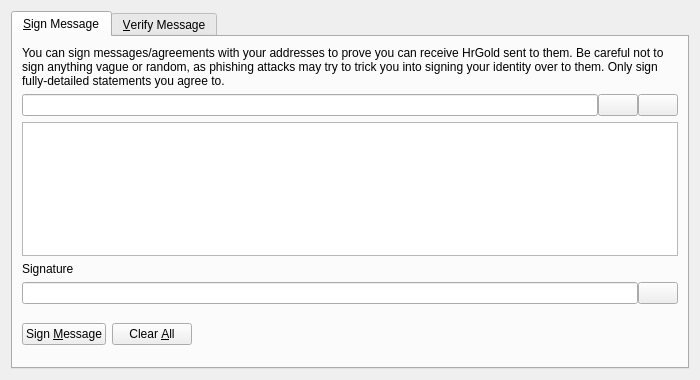
<?xml version="1.0" encoding="UTF-8"?>
<ui version="4.0">
 <class>SignVerifyMessageDialog</class>
 <widget class="QDialog" name="SignVerifyMessageDialog">
  <property name="geometry">
   <rect>
    <x>0</x>
    <y>0</y>
    <width>700</width>
    <height>380</height>
   </rect>
  </property>
  <property name="windowTitle">
   <string>Signatures - Sign / Verify a Message</string>
  </property>
  <property name="modal">
   <bool>true</bool>
  </property>
  <layout class="QVBoxLayout" name="verticalLayout">
   <item>
    <widget class="QTabWidget" name="tabWidget">
     <property name="currentIndex">
      <number>0</number>
     </property>
     <widget class="QWidget" name="tabSignMessage">
      <attribute name="title">
       <string>&amp;Sign Message</string>
      </attribute>
      <layout class="QVBoxLayout" name="verticalLayout_SM">
       <item>
        <widget class="QLabel" name="infoLabel_SM">
         <property name="text">
          <string>You can sign messages/agreements with your addresses to prove you can receive HrGold sent to them. Be careful not to sign anything vague or random, as phishing attacks may try to trick you into signing your identity over to them. Only sign fully-detailed statements you agree to.</string>
         </property>
         <property name="textFormat">
          <enum>Qt::PlainText</enum>
         </property>
         <property name="wordWrap">
          <bool>true</bool>
         </property>
        </widget>
       </item>
       <item>
        <layout class="QHBoxLayout" name="horizontalLayout_1_SM">
         <property name="spacing">
          <number>0</number>
         </property>
         <item>
          <widget class="QValidatedLineEdit" name="addressIn_SM">
           <property name="toolTip">
            <string>The HrGold address to sign the message with</string>
           </property>
          </widget>
         </item>
         <item>
          <widget class="QPushButton" name="addressBookButton_SM">
           <property name="toolTip">
            <string>Choose previously used address</string>
           </property>
           <property name="text">
            <string/>
           </property>
           <property name="shortcut">
            <string>Alt+A</string>
           </property>
           <property name="autoDefault">
            <bool>false</bool>
           </property>
          </widget>
         </item>
         <item>
          <widget class="QPushButton" name="pasteButton_SM">
           <property name="toolTip">
            <string>Paste address from clipboard</string>
           </property>
           <property name="text">
            <string/>
           </property>
           <property name="shortcut">
            <string>Alt+P</string>
           </property>
           <property name="autoDefault">
            <bool>false</bool>
           </property>
          </widget>
         </item>
        </layout>
       </item>
       <item>
        <widget class="QPlainTextEdit" name="messageIn_SM">
         <property name="toolTip">
          <string>Enter the message you want to sign here</string>
         </property>
        </widget>
       </item>
       <item>
        <widget class="QLabel" name="signatureLabel_SM">
         <property name="text">
          <string>Signature</string>
         </property>
         <property name="textFormat">
          <enum>Qt::PlainText</enum>
         </property>
        </widget>
       </item>
       <item>
        <layout class="QHBoxLayout" name="horizontalLayout_2_SM">
         <property name="spacing">
          <number>0</number>
         </property>
         <item>
          <widget class="QLineEdit" name="signatureOut_SM">
           <property name="font">
            <font>
             <italic>true</italic>
            </font>
           </property>
           <property name="readOnly">
            <bool>true</bool>
           </property>
          </widget>
         </item>
         <item>
          <widget class="QPushButton" name="copySignatureButton_SM">
           <property name="toolTip">
            <string>Copy the current signature to the system clipboard</string>
           </property>
           <property name="text">
            <string/>
           </property>
           <property name="autoDefault">
            <bool>false</bool>
           </property>
          </widget>
         </item>
        </layout>
       </item>
       <item>
        <layout class="QHBoxLayout" name="horizontalLayout_3_SM">
         <item>
          <widget class="QPushButton" name="signMessageButton_SM">
           <property name="toolTip">
            <string>Sign the message to prove you own this HrGold address</string>
           </property>
           <property name="text">
            <string>Sign &amp;Message</string>
           </property>
           <property name="autoDefault">
            <bool>false</bool>
           </property>
          </widget>
         </item>
         <item>
          <widget class="QPushButton" name="clearButton_SM">
           <property name="toolTip">
            <string>Reset all sign message fields</string>
           </property>
           <property name="text">
            <string>Clear &amp;All</string>
           </property>
           <property name="autoDefault">
            <bool>false</bool>
           </property>
          </widget>
         </item>
         <item>
          <spacer name="horizontalSpacer_1_SM">
           <property name="orientation">
            <enum>Qt::Horizontal</enum>
           </property>
           <property name="sizeHint" stdset="0">
            <size>
             <width>40</width>
             <height>48</height>
            </size>
           </property>
          </spacer>
         </item>
         <item>
          <widget class="QLabel" name="statusLabel_SM">
           <property name="font">
            <font>
             <weight>75</weight>
             <bold>true</bold>
            </font>
           </property>
           <property name="text">
            <string/>
           </property>
           <property name="wordWrap">
            <bool>true</bool>
           </property>
          </widget>
         </item>
         <item>
          <spacer name="horizontalSpacer_2_SM">
           <property name="orientation">
            <enum>Qt::Horizontal</enum>
           </property>
           <property name="sizeHint" stdset="0">
            <size>
             <width>40</width>
             <height>48</height>
            </size>
           </property>
          </spacer>
         </item>
        </layout>
       </item>
      </layout>
     </widget>
     <widget class="QWidget" name="tabVerifyMessage">
      <attribute name="title">
       <string>&amp;Verify Message</string>
      </attribute>
      <layout class="QVBoxLayout" name="verticalLayout_VM">
       <item>
        <widget class="QLabel" name="infoLabel_VM">
         <property name="text">
          <string>Enter the receiver's address, message (ensure you copy line breaks, spaces, tabs, etc. exactly) and signature below to verify the message. Be careful not to read more into the signature than what is in the signed message itself, to avoid being tricked by a man-in-the-middle attack. Note that this only proves the signing party receives with the address, it cannot prove sendership of any transaction!</string>
         </property>
         <property name="textFormat">
          <enum>Qt::PlainText</enum>
         </property>
         <property name="alignment">
          <set>Qt::AlignLeading|Qt::AlignLeft|Qt::AlignTop</set>
         </property>
         <property name="wordWrap">
          <bool>true</bool>
         </property>
        </widget>
       </item>
       <item>
        <layout class="QHBoxLayout" name="horizontalLayout_1_VM">
         <property name="spacing">
          <number>0</number>
         </property>
         <item>
          <widget class="QValidatedLineEdit" name="addressIn_VM">
           <property name="toolTip">
            <string>The HrGold address the message was signed with</string>
           </property>
          </widget>
         </item>
         <item>
          <widget class="QPushButton" name="addressBookButton_VM">
           <property name="toolTip">
            <string>Choose previously used address</string>
           </property>
           <property name="text">
            <string/>
           </property>
           <property name="shortcut">
            <string>Alt+A</string>
           </property>
           <property name="autoDefault">
            <bool>false</bool>
           </property>
          </widget>
         </item>
        </layout>
       </item>
       <item>
        <widget class="QPlainTextEdit" name="messageIn_VM"/>
       </item>
       <item>
        <widget class="QValidatedLineEdit" name="signatureIn_VM"/>
       </item>
       <item>
        <layout class="QHBoxLayout" name="horizontalLayout_2_VM">
         <item>
          <widget class="QPushButton" name="verifyMessageButton_VM">
           <property name="toolTip">
            <string>Verify the message to ensure it was signed with the specified HrGold address</string>
           </property>
           <property name="text">
            <string>Verify &amp;Message</string>
           </property>
           <property name="autoDefault">
            <bool>false</bool>
           </property>
          </widget>
         </item>
         <item>
          <widget class="QPushButton" name="clearButton_VM">
           <property name="toolTip">
            <string>Reset all verify message fields</string>
           </property>
           <property name="text">
            <string>Clear &amp;All</string>
           </property>
           <property name="autoDefault">
            <bool>false</bool>
           </property>
          </widget>
         </item>
         <item>
          <spacer name="horizontalSpacer_1_VM">
           <property name="orientation">
            <enum>Qt::Horizontal</enum>
           </property>
           <property name="sizeHint" stdset="0">
            <size>
             <width>40</width>
             <height>48</height>
            </size>
           </property>
          </spacer>
         </item>
         <item>
          <widget class="QLabel" name="statusLabel_VM">
           <property name="font">
            <font>
             <weight>75</weight>
             <bold>true</bold>
            </font>
           </property>
           <property name="text">
            <string/>
           </property>
           <property name="wordWrap">
            <bool>true</bool>
           </property>
          </widget>
         </item>
         <item>
          <spacer name="horizontalSpacer_2_VM">
           <property name="orientation">
            <enum>Qt::Horizontal</enum>
           </property>
           <property name="sizeHint" stdset="0">
            <size>
             <width>40</width>
             <height>48</height>
            </size>
           </property>
          </spacer>
         </item>
        </layout>
       </item>
      </layout>
     </widget>
    </widget>
   </item>
  </layout>
 </widget>
 <customwidgets>
  <customwidget>
   <class>QValidatedLineEdit</class>
   <extends>QLineEdit</extends>
   <header>qvalidatedlineedit.h</header>
  </customwidget>
 </customwidgets>
 <resources>
  <include location="../hrgold.qrc"/>
 </resources>
 <connections/>
</ui>
